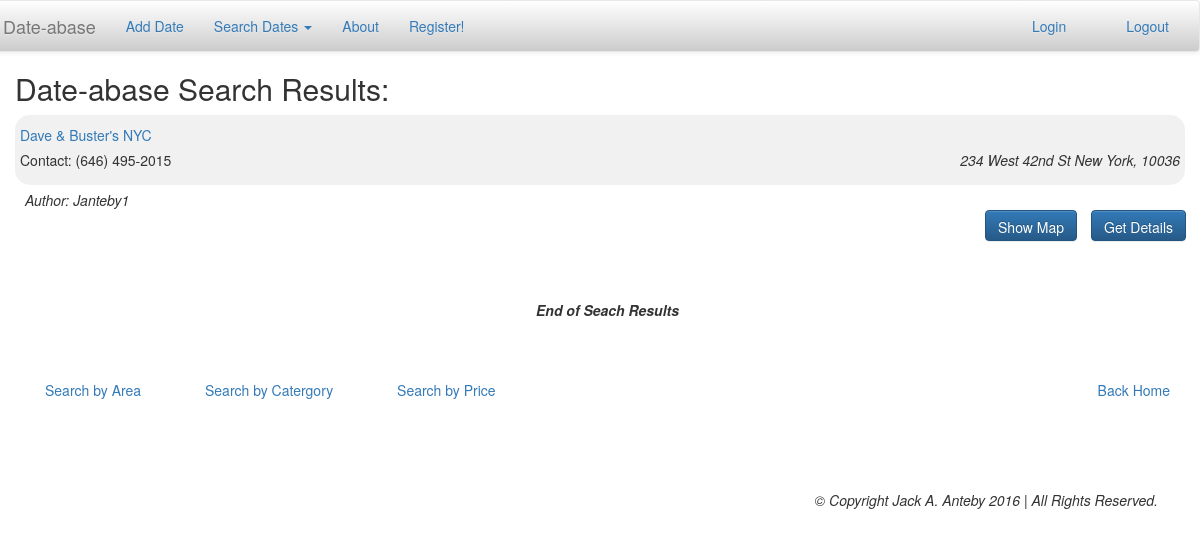
Page /top/dave-busters-nyc on the committed database.
### dates/models.py (models this page shows, shortened)
class Dates(models.Model):
    place = models.CharField (max_length=120)
    category = models.CharField (max_length=80, choices=CATEGORIES)
    address = models.CharField (max_length=150)
    area = models.CharField (max_length=30)
    state = models.CharField (max_length=5)
    phone = models.CharField (max_length=20, null = True, default = None,)
    notes = models.TextField (max_length=500, null = True, default = None,)
    website = models.URLField(max_length=120, null = True, default = None,)
    price = models.CharField (max_length=5, null = True, default = None,)
    parking = models.CharField (max_length=20, null = True, default = None,)
    maps = models.URLField (max_length=200, null = True, default = None,)
    created_at = models.DateTimeField(default = timezone.now, editable=False)
    updated_at = models.DateTimeField()
    count = models.IntegerField(default = 0)
    user = models.ForeignKey(User, null = True, default = 1)
    slug = models.SlugField(max_length=40)
    show = models.BooleanField(default=True)

### dates/views.py (the view)
# urls.py: url(r'^top/(?P<dates_slug>[A-Za-z0-9\-\_]+)$', views.TopDate.as_view(), name='top'),
class TopDate(View):
    def get(self, request, dates_slug=None):
        date = Dates.objects.filter(slug=dates_slug)
        context = {
        'dates': date,}
        return render(request, "dates/results.html", context)

### dates/templates/dates/results.html (shortened to what this page needs)
{% extends "base.html" %}
{% block content %}
    <h2>Date-abase Search Results:</h2>
    {% if dates %}
        {% for date in dates %}
            {% if date.show %}
            <div class="result">
                <div class="entry" id="link"> <a href="/edit/{{ date.slug }}"> <div> {{ date.place }}
                    </div></a></div>
                <div class="entry" id="area">{{ date.address }}</div>
                <div class="entry" id="website">Contact: {{ date.phone }}</div>
            </div>
            <div class="entry" id="user">Author: {{ date.user }}</div>
                <form action="" class='details_button'>
                    <input class="details_btn btn btn-primary" id="details_button" type="submit" name='get_details' value= "Get Details">
                </form>
                <form action="" class='map_button'>
                    <input class="map_btn btn btn-primary" id="map_button" type="submit" name='get_map' value= "Show Map">
                </form>
                <div class="details_div" id= "{{date.slug}}">
                </div>
                <br>
            {% endif %}
            {% endfor %}
            <br><br>
            <div class="entry"><p id="end">End of Seach Results</p> </div>
    {% else %}
        <p>No Results to your search, try again.</p>
    {% endif %}
    <br>
    <a id="home" href="/"> Back Home </a>
    <div id="search2"><a href="/area"> Search by Area </a></div>
    <div id="search2"><a href="/search"> Search by Catergory</a></div>
    <div id="search2"><a href="/price"> Search by Price</a></div>
    <br><br>
{% endblock content %}

### dates/static/dates/style.css (style rules this page uses)
body { margin-left: 15px; }
#home { display: inline-block; float: right; margin: 30px; text-align: center; }
#search2 { display: inline-block; margin: 30px; }
.result { background-color: #F1F1F1;; padding: 5px; border-radius: 15px; margin-right: 15px; padding-bottom: 15px; }
.details_div { padding: 5px; border-radius: 15px; margin-top: 15px; margin-right: 15px; margin-right: 20px; }
.entry { margin-top: 5px; }
#area { font-style: italic; display: inline-block; float: right; }
#user { display: block; font-style: italic; margin-left: 10px; }
.details_btn { float: right; margin-right: 1em; height: 2.2em; }
.map_btn { float: right; margin-right: 1em; height: 2.2em; }
#end { text-align: center; font-style: italic; font-weight: bold; }

### rows in the picture
Dates: place "Dave & Buster's NYC", address "234 West 42nd St New York, 10036", phone "(646) 495-2015", user "Janteby1"
